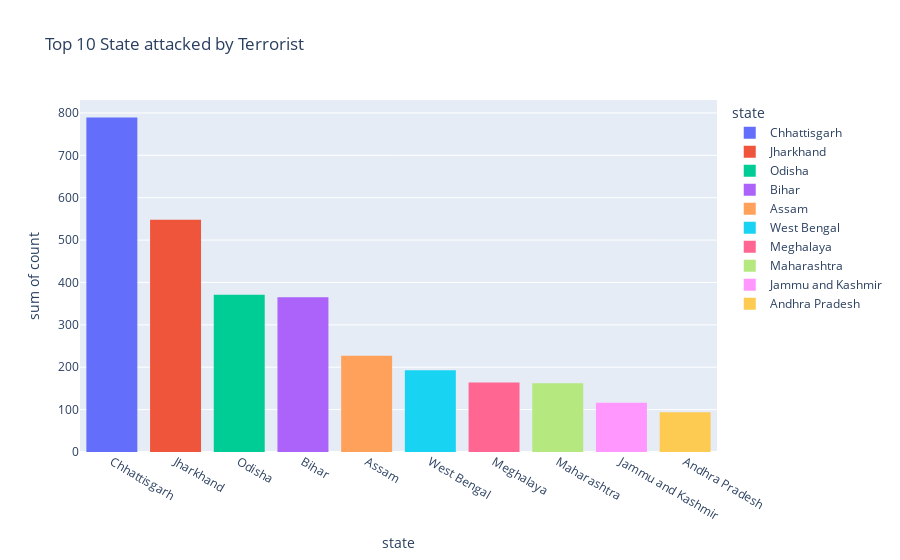

Notebook source saved alongside this figure:
### Code cell
state1 = dataset.State.value_counts()
state = pd.DataFrame({'state':state1.index , 'count':state1.values})
state.drop(state.index[10:] , axis=0 , inplace= True)
fg2 = px.histogram(state , x='state' , y='count' ,color='state', title="Top 10 State attacked by Terrorist")
fg2.show()

### Figure 1 — Plotly figure (JSON) as saved in the notebook; plotly's stock layout.template omitted (floating-point values rounded to 4 significant figures)
{"data": [{"alignmentgroup": "True", "bingroup": "x", "histfunc": "sum", "hovertemplate": "state=%{x}<br>sum of count=%{y}<extra></extra>", "legendgroup": "Chhattisgarh", "marker": {"color": "#636efa", "pattern": {"shape": ""}}, "name": "Chhattisgarh", "offsetgroup": "Chhattisgarh", "orientation": "v", "showlegend": true, "type": "histogram", "x": ["Chhattisgarh"], "xaxis": "x", "y": [789], "yaxis": "y"}, {"alignmentgroup": "True", "bingroup": "x", "histfunc": "sum", "hovertemplate": "state=%{x}<br>sum of count=%{y}<extra></extra>", "legendgroup": "Jharkhand", "marker": {"color": "#EF553B", "pattern": {"shape": ""}}, "name": "Jharkhand", "offsetgroup": "Jharkhand", "orientation": "v", "showlegend": true, "type": "histogram", "x": ["Jharkhand"], "xaxis": "x", "y": [548], "yaxis": "y"}, {"alignmentgroup": "True", "bingroup": "x", "histfunc": "sum", "hovertemplate": "state=%{x}<br>sum of count=%{y}<extra></extra>", "legendgroup": "Odisha", "marker": {"color": "#00cc96", "pattern": {"shape": ""}}, "name": "Odisha", "offsetgroup": "Odisha", "orientation": "v", "showlegend": true, "type": "histogram", "x": ["Odisha"], "xaxis": "x", "y": [371], "yaxis": "y"}, {"alignmentgroup": "True", "bingroup": "x", "histfunc": "sum", "hovertemplate": "state=%{x}<br>sum of count=%{y}<extra></extra>", "legendgroup": "Bihar", "marker": {"color": "#ab63fa", "pattern": {"shape": ""}}, "name": "Bihar", "offsetgroup": "Bihar", "orientation": "v", "showlegend": true, "type": "histogram", "x": ["Bihar"], "xaxis": "x", "y": [365], "yaxis": "y"}, {"alignmentgroup": "True", "bingroup": "x", "histfunc": "sum", "hovertemplate": "state=%{x}<br>sum of count=%{y}<extra></extra>", "legendgroup": "Assam", "marker": {"color": "#FFA15A", "pattern": {"shape": ""}}, "name": "Assam", "offsetgroup": "Assam", "orientation": "v", "showlegend": true, "type": "histogram", "x": ["Assam"], "xaxis": "x", "y": [227], "yaxis": "y"}, {"alignmentgroup": "True", "bingroup": "x", "histfunc": "sum", "hovertemplate": "state=%{x}<br>sum of count=%{y}<extra></extra>", "legendgroup": "West Bengal", "marker": {"color": "#19d3f3", "pattern": {"shape": ""}}, "name": "West Bengal", "offsetgroup": "West Bengal", "orientation": "v", "showlegend": true, "type": "histogram", "x": ["West Bengal"], "xaxis": "x", "y": [193], "yaxis": "y"}, {"alignmentgroup": "True", "bingroup": "x", "histfunc": "sum", "hovertemplate": "state=%{x}<br>sum of count=%{y}<extra></extra>", "legendgroup": "Meghalaya", "marker": {"color": "#FF6692", "pattern": {"shape": ""}}, "name": "Meghalaya", "offsetgroup": "Meghalaya", "orientation": "v", "showlegend": true, "type": "histogram", "x": ["Meghalaya"], "xaxis": "x", "y": [164], "yaxis": "y"}, {"alignmentgroup": "True", "bingroup": "x", "histfunc": "sum", "hovertemplate": "state=%{x}<br>sum of count=%{y}<extra></extra>", "legendgroup": "Maharashtra", "marker": {"color": "#B6E880", "pattern": {"shape": ""}}, "name": "Maharashtra", "offsetgroup": "Maharashtra", "orientation": "v", "showlegend": true, "type": "histogram", "x": ["Maharashtra"], "xaxis": "x", "y": [162], "yaxis": "y"}, {"alignmentgroup": "True", "bingroup": "x", "histfunc": "sum", "hovertemplate": "state=%{x}<br>sum of count=%{y}<extra></extra>", "legendgroup": "Jammu and Kashmir", "marker": {"color": "#FF97FF", "pattern": {"shape": ""}}, "name": "Jammu and Kashmir", "offsetgroup": "Jammu and Kashmir", "orientation": "v", "showlegend": true, "type": "histogram", "x": ["Jammu and Kashmir"], "xaxis": "x", "y": [116], "yaxis": "y"}, {"alignmentgroup": "True", "bingroup": "x", "histfunc": "sum", "hovertemplate": "state=%{x}<br>sum of count=%{y}<extra></extra>", "legendgroup": "Andhra Pradesh", "marker": {"color": "#FECB52", "pattern": {"shape": ""}}, "name": "Andhra Pradesh", "offsetgroup": "Andhra Pradesh", "orientation": "v", "showlegend": true, "type": "histogram", "x": ["Andhra Pradesh"], "xaxis": "x", "y": [94], "yaxis": "y"}], "layout": {"barmode": "relative", "legend": {"title": {"text": "state"}, "tracegroupgap": 0}, "title": {"text": "Top 10 State attacked by Terrorist"}, "xaxis": {"anchor": "y", "categoryarray": ["Chhattisgarh", "Jharkhand", "Odisha", "Bihar", "Assam", "West Bengal", "Meghalaya", "Maharashtra", "Jammu and Kashmir", "Andhra Pradesh"], "categoryorder": "array", "domain": [0, 1], "title": {"text": "state"}}, "yaxis": {"anchor": "x", "domain": [0, 1], "title": {"text": "sum of count"}}}}
